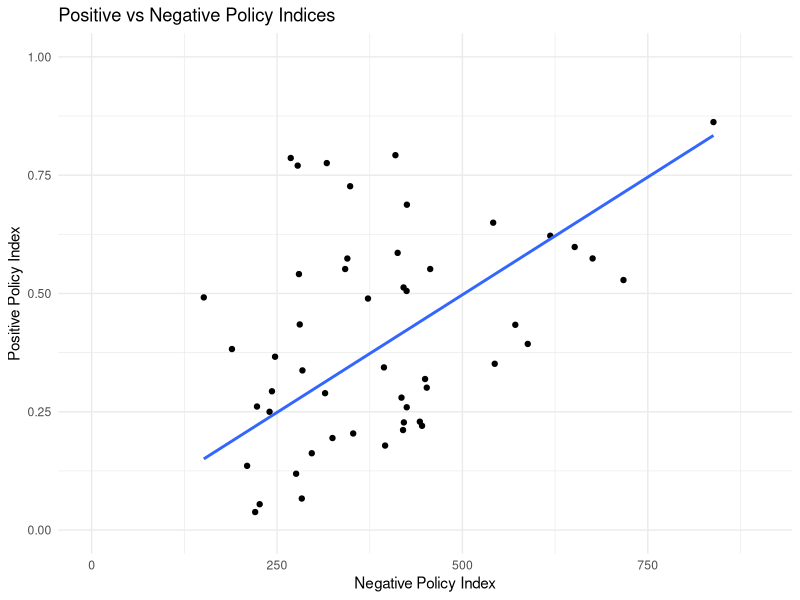
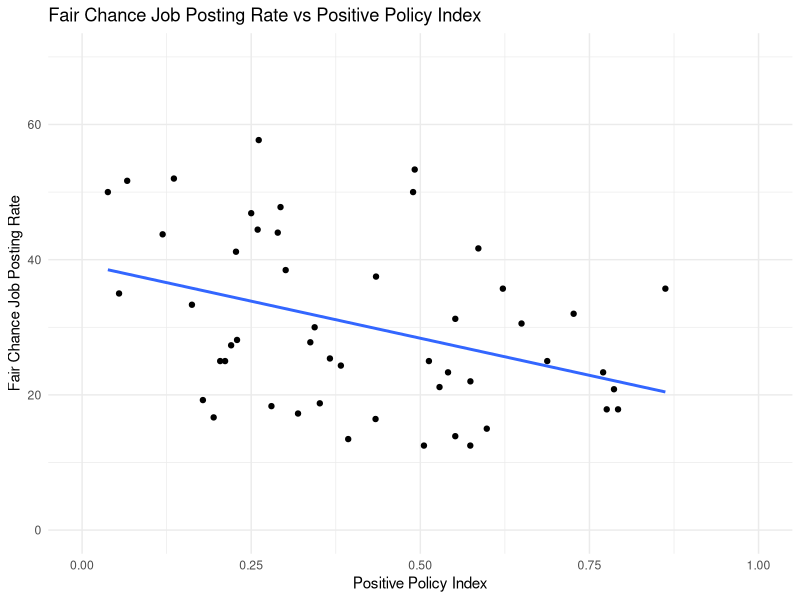
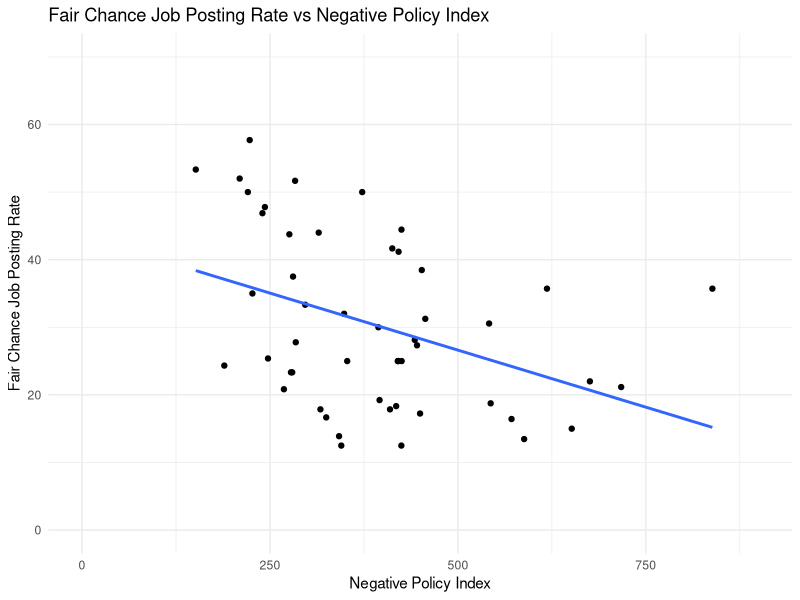

Here is the R script that generated these plots, in order:
## ---- chunk 1
library(ggplot2)
library(dplyr)

# Set parameter to overwrite plots
overwrite_plots = TRUE

# Read in the data
policy_data <- read.csv("../Controls/regression.csv")
employment_data <- read.csv("../Employment/Indeed/indeed-retail-foodservice-fairchance.csv")
validation_employment_data <- read.csv("../Employment/Indeed/indeed-complete-industry.csv")
control_data <- read.csv("../Controls/control_indices.csv")
employment_control_data <- read.csv("../Controls/control-vars-employment.csv")
## ---- chunk 2
policy_data <- policy_data[c("state", "tot_pos_index", "neg_combo_index")] %>%
  rename(state = case_when("State" %in% names(.) ~ "State", TRUE ~ "state")) %>%
  rename(pos_pol_index = tot_pos_index, neg_pol_index = neg_combo_index)

employment_data <- employment_data[c("state", "fair_chance_rate")] %>%
  rename(state = case_when("State" %in% names(.) ~ "State", TRUE ~ "state")) %>%
  rename(original_fair_chance_rate = fair_chance_rate)

validation_employment_data <- validation_employment_data %>%
  group_by(state) %>%
  summarize(
    total_jobs = sum(totalJobs, na.rm = TRUE),
    total_fair_chance_jobs = sum(totalJobs_fairChance, na.rm = TRUE)
  ) %>%
  mutate(validation_fair_chance_rate = (total_fair_chance_jobs / total_jobs) * 1000) %>%
  rename(state = case_when("State" %in% names(.) ~ "State", TRUE ~ "state")) %>%
  select(state, validation_fair_chance_rate)

control_data <- control_data %>%
  rename(state = case_when("State" %in% names(.) ~ "State", TRUE ~ "state")) %>%
  rename_with(
    .cols = -state, # Exclude the "state" column
    .fn = ~ paste0(.x, "_control") # Append "_control" to the column names
  )

# Add columns for original and validation
employment_control_data <- employment_control_data %>%
  mutate(
    original_employment_control = rtrade_employment + arts_employment,
    validation_employment_control = rowSums(select(., construct_employment:arts_employment), na.rm = TRUE)
  ) %>%
  rename(state = case_when("State" %in% names(.) ~ "State", TRUE ~ "state")) %>%
  select(state, original_employment_control, validation_employment_control)

# Sequentially merge all cleaned data frames by "state"
full_data <- policy_data %>%
  full_join(employment_data, by = "state") %>%
  full_join(validation_employment_data, by = "state") %>%
  full_join(control_data, by = "state") %>%
  full_join(employment_control_data, by = "state")

# Remove all objects except "full_data"
rm(list = setdiff(ls(), c("full_data", "overwrite_plots")))
## ---- chunk 3
# Fit the linear models and extract residuals for each variable

# Model for neg_pol_index with original controls
lm_original_neg <- lm(neg_pol_index ~ macroeconomy_control + socioeconomics_control +
               politics_control + diversity_control + original_employment_control,
             data = full_data)
residuals_original_neg <- resid(lm_original_neg)

# Model for pos_pol_index with original controls
lm_original_pos <- lm(pos_pol_index ~ macroeconomy_control + socioeconomics_control +
               politics_control + diversity_control + original_employment_control,
             data = full_data)
residuals_original_pos <- resid(lm_original_pos)

# Model for original_fair_chance_rate
lm_original_fair <- lm(original_fair_chance_rate ~ macroeconomy_control + socioeconomics_control +
                         politics_control + diversity_control + original_employment_control,
                       data = full_data)
residuals_original_fair <- resid(lm_original_fair)

# Model for neg_pol_index with validation controls
lm_validation_neg <- lm(neg_pol_index ~ macroeconomy_control + socioeconomics_control +
               politics_control + diversity_control + validation_employment_control,
             data = full_data)
residuals_validation_neg <- resid(lm_validation_neg)

# Model for pos_pol_index with validation controls
lm_validation_pos <- lm(pos_pol_index ~ macroeconomy_control + socioeconomics_control +
               politics_control + diversity_control + validation_employment_control,
             data = full_data)
residuals_validation_pos <- resid(lm_validation_pos)

# Model for validation_fair_chance_rate
lm_validation_fair <- lm(validation_fair_chance_rate ~ macroeconomy_control + socioeconomics_control +
                           politics_control + diversity_control + validation_employment_control,
                         data = full_data)
residuals_validation_fair <- resid(lm_validation_fair)

# Create the residuals data frame
residuals <- data.frame(
  state = full_data$state,
  original_neg_pol_index = residuals_original_neg,
  original_pos_pol_index = residuals_original_pos,
  original_fair_chance_rate = residuals_original_fair,
  validation_neg_pol_index = residuals_validation_neg,
  validation_pos_pol_index = residuals_validation_pos,
  validation_fair_chance_rate = residuals_validation_fair
)

# Remove all objects except "full_data" and "residuals"
rm(list = setdiff(ls(), c("full_data", "residuals", "overwrite_plots")))
## ---- chunk 4
# Create a scatter plot of positive policy vs negative policy
plot_pos_vs_neg <- ggplot(full_data, aes(x = neg_pol_index, y = pos_pol_index)) +
  geom_point() +
  geom_smooth(method = "lm", formula = y ~ 0 + x, se = FALSE) +
  labs(
    title = "Positive vs Negative Policy Indices",
    x = "Negative Policy Index",
    y = "Positive Policy Index"
  ) +
  xlim(0, 900) +
  ylim(0, 1) +
  theme_minimal()

if (overwrite_plots) {
  pdf("scatter_pos_neg.pdf")
  print(plot_pos_vs_neg)
  dev.off()
}

print(plot_pos_vs_neg)
## ---- chunk 5
# Perform a correlation analysis
correlation_result <- cor.test(
  full_data$neg_pol_index,
  full_data$pos_pol_index,
  method = "pearson"
)

# Print the correlation result
print(correlation_result)
## ---- chunk 6
custom_correlation_test <- function(x, y, df_reduction) {
  # Remove rows with missing values in x or y
  complete_cases <- complete.cases(x, y)
  x <- x[complete_cases]
  y <- y[complete_cases]
  
  # Number of observations
  n <- length(x)
  
  # Compute Pearson correlation coefficient
  r <- cor(x, y, method = "pearson")
  
  # Adjusted degrees of freedom
  df <- n - 2 - df_reduction
  
  # Compute the t-statistic
  t_stat <- r * sqrt(df / (1 - r^2))
  
  # Compute the p-value for the two-tailed test
  p_value <- 2 * pt(-abs(t_stat), df)
  
  # Compute 95% confidence intervals for r
  alpha <- 0.05
  z <- qt(1 - alpha / 2, df)
  ci_lower <- tanh(atanh(r) - z * sqrt(1 / (df - 1)))
  ci_upper <- tanh(atanh(r) + z * sqrt(1 / (df - 1)))
  
  # Return results as a list
  return(list(
    correlation = r,
    degrees_of_freedom = df,
    t_statistic = t_stat,
    p_value = p_value,
    confidence_interval = c(ci_lower, ci_upper)
  ))
}

## ---- chunk 7

# Number of predictors used in the models
df_reduction <- 5

# Call the custom correlation test
result <- custom_correlation_test(
  residuals$original_neg_pol_index,
  residuals$original_pos_pol_index,
  df_reduction
)

# Print the results
cat("Custom Correlation Analysis of Residuals:\n")
cat("Correlation Coefficient (r):", result$correlation, "\n")
cat("Adjusted Degrees of Freedom (df):", result$degrees_of_freedom, "\n")
cat("t-Statistic:", result$t_statistic, "\n")
cat("p-value:", result$p_value, "\n")
cat("95% Confidence Interval: [", result$confidence_interval[1], ",", result$confidence_interval[2], "]\n")

## ---- chunk 8
# Perform a correlation analysis
correlation_result <- cor.test(
  residuals$original_neg_pol_index,
  residuals$original_pos_pol_index,
  method = "pearson"
)

# Print the correlation result
print(correlation_result)
## ---- chunk 9

# Fit linear models for original_fair_chance_rate
lm_original_fair_pos <- lm(original_fair_chance_rate ~ pos_pol_index, data = full_data)
lm_original_fair_neg <- lm(original_fair_chance_rate ~ neg_pol_index, data = full_data)

# Fit linear models for validation_fair_chance_rate
lm_validation_fair_pos <- lm(validation_fair_chance_rate ~ pos_pol_index, data = full_data)
lm_validation_fair_neg <- lm(validation_fair_chance_rate ~ neg_pol_index, data = full_data)

# Summarize results for original_fair_chance_rate
cat("Model: original_fair_chance_rate ~ pos_pol_index\n")
summary(lm_original_fair_pos)

cat("\nModel: original_fair_chance_rate ~ neg_pol_index\n")
summary(lm_original_fair_neg)

# Summarize results for validation_fair_chance_rate
cat("\nModel: validation_fair_chance_rate ~ pos_pol_index\n")
summary(lm_validation_fair_pos)

cat("\nModel: validation_fair_chance_rate ~ neg_pol_index\n")
summary(lm_validation_fair_neg)

## ---- chunk 10

# Fit linear models for residuals$original_fair_chance_rate
lm_residuals_original_fair_pos <- lm(original_fair_chance_rate ~ original_pos_pol_index, data = residuals)
lm_residuals_original_fair_neg <- lm(original_fair_chance_rate ~ original_neg_pol_index, data = residuals)

# Fit linear models for residuals$validation_fair_chance_rate
lm_residuals_validation_fair_pos <- lm(validation_fair_chance_rate ~ original_pos_pol_index, data = residuals)
lm_residuals_validation_fair_neg <- lm(validation_fair_chance_rate ~ original_neg_pol_index, data = residuals)

# Summarize results for residuals$original_fair_chance_rate
cat("Model: residuals$original_fair_chance_rate ~ residuals$original_pos_pol_index\n")
summary(lm_residuals_original_fair_pos)

cat("\nModel: residuals$original_fair_chance_rate ~ residuals$original_neg_pol_index\n")
summary(lm_residuals_original_fair_neg)

# Summarize results for residuals$validation_fair_chance_rate
cat("\nModel: residuals$validation_fair_chance_rate ~ residuals$original_pos_pol_index\n")
summary(lm_residuals_validation_fair_pos)

cat("\nModel: residuals$validation_fair_chance_rate ~ residuals$original_neg_pol_index\n")
summary(lm_residuals_validation_fair_neg)


## ---- chunk 11

# Calculate the median Positive Policy Index
median_pos_pol_index <- median(full_data$pos_pol_index, na.rm = TRUE)

# Find the state(s) closest to the median Positive Policy Index
closest_pos <- full_data %>%
  mutate(diff_from_median_pos = abs(pos_pol_index - median_pos_pol_index)) %>%
  filter(diff_from_median_pos == min(diff_from_median_pos, na.rm = TRUE)) %>%
  select(state, pos_pol_index)

# Calculate the median Negative Policy Index
median_neg_pol_index <- median(full_data$neg_pol_index, na.rm = TRUE)

# Find the state(s) closest to the median Negative Policy Index
closest_neg <- full_data %>%
  mutate(diff_from_median_neg = abs(neg_pol_index - median_neg_pol_index)) %>%
  filter(diff_from_median_neg == min(diff_from_median_neg, na.rm = TRUE)) %>%
  select(state, neg_pol_index)

# Print results
cat("Median Positive Policy Index:", median_pos_pol_index, "\n")
cat("State(s) closest to the median Positive Policy Index:\n")
print(closest_pos)

cat("\nMedian Negative Policy Index:", median_neg_pol_index, "\n")
cat("State(s) closest to the median Negative Policy Index:\n")
print(closest_neg)


## ---- chunk 12

# Calculate the median Positive Policy Index
median_pos_pol_index <- median(full_data$pos_pol_index, na.rm = TRUE)

# Find the state(s) closest to the median Positive Policy Index
closest_to_median <- full_data %>%
  mutate(diff_from_median = abs(pos_pol_index - median_pos_pol_index)) %>%
  filter(diff_from_median == min(diff_from_median, na.rm = TRUE)) %>%
  select(state, pos_pol_index)

# Calculate the 10th and 90th percentiles of the Positive Policy Index
percentile_10 <- quantile(full_data$pos_pol_index, 0.10, na.rm = TRUE)
percentile_90 <- quantile(full_data$pos_pol_index, 0.90, na.rm = TRUE)

# Find the states closest to the 10th and 90th percentiles
closest_to_10th <- full_data %>%
  mutate(diff_from_10th = abs(pos_pol_index - percentile_10)) %>%
  filter(diff_from_10th == min(diff_from_10th, na.rm = TRUE)) %>%
  select(state, pos_pol_index)

closest_to_90th <- full_data %>%
  mutate(diff_from_90th = abs(pos_pol_index - percentile_90)) %>%
  filter(diff_from_90th == min(diff_from_90th, na.rm = TRUE)) %>%
  select(state, pos_pol_index)

# Extract the slope from the linear model
slope <- coef(lm_original_fair_pos)["pos_pol_index"]

# Calculate the difference in Fair Chance Job Posting Rate for the 10th to 90th percentile
rate_change <- (percentile_90 - percentile_10) * slope # Use the extracted slope

# Print results
cat("Median Positive Policy Index:", median_pos_pol_index, "\n")
cat("State(s) closest to the median Positive Policy Index:\n")
print(closest_to_median)

cat("\n10th Percentile of Positive Policy Index:", percentile_10, "\n")
cat("State(s) closest to the 10th Percentile:\n")
print(closest_to_10th)

cat("\n90th Percentile of Positive Policy Index:", percentile_90, "\n")
cat("State(s) closest to the 90th Percentile:\n")
print(closest_to_90th)

cat("\nEstimated decrease in Fair Chance Job Posting Rate from 10th to 90th Percentile:", rate_change, "per 1,000 jobs\n")


## ---- chunk 13

# Calculate the median Positive Policy Index
median_neg_pol_index <- median(full_data$neg_pol_index, na.rm = TRUE)

# Find the state(s) closest to the median Positive Policy Index
closest_to_median <- full_data %>%
  mutate(diff_from_median = abs(neg_pol_index - median_neg_pol_index)) %>%
  filter(diff_from_median == min(diff_from_median, na.rm = TRUE)) %>%
  select(state, neg_pol_index)

# Calculate the 10th and 90th percentiles of the Positive Policy Index
percentile_10 <- quantile(full_data$neg_pol_index, 0.10, na.rm = TRUE)
percentile_90 <- quantile(full_data$neg_pol_index, 0.90, na.rm = TRUE)

# Find the states closest to the 10th and 90th percentiles
closest_to_10th <- full_data %>%
  mutate(diff_from_10th = abs(neg_pol_index - percentile_10)) %>%
  filter(diff_from_10th == min(diff_from_10th, na.rm = TRUE)) %>%
  select(state, neg_pol_index)

closest_to_90th <- full_data %>%
  mutate(diff_from_90th = abs(neg_pol_index - percentile_90)) %>%
  filter(diff_from_90th == min(diff_from_90th, na.rm = TRUE)) %>%
  select(state, neg_pol_index)

# Extract the slope from the linear model
slope <- coef(lm_original_fair_neg)["neg_pol_index"]

# Calculate the difference in Fair Chance Job Posting Rate for the 10th to 90th percentile
rate_change <- (percentile_90 - percentile_10) * slope # Use the extracted slope

# Print results
cat("Median Negative Policy Index:", median_pos_pol_index, "\n")
cat("State(s) closest to the median Negative Policy Index:\n")
print(closest_to_median)

cat("\n10th Percentile of Negative Policy Index:", percentile_10, "\n")
cat("State(s) closest to the 10th Percentile:\n")
print(closest_to_10th)

cat("\n90th Percentile of Negative Policy Index:", percentile_90, "\n")
cat("State(s) closest to the 90th Percentile:\n")
print(closest_to_90th)

cat("\nEstimated decrease in Fair Chance Job Posting Rate from 10th to 90th Percentile:", rate_change, "per 1,000 jobs\n")


## ---- chunk 14
# Define the raw increase in job posting rate
raw_increase <- 12.31

# Calculate the average baseline fair chance job posting rate
baseline_rate <- mean(full_data$original_fair_chance_rate, na.rm = TRUE)

# Calculate the relative increase as a percentage
relative_increase <- (raw_increase / baseline_rate) * 100

# Print results
cat("Raw increase in fair chance job postings per 1,000 jobs:", raw_increase, "\n")
cat("Baseline fair chance job posting rate per 1,000 jobs:", baseline_rate, "\n")
cat("Relative increase in fair chance job posting rate:", relative_increase, "%\n")

## ---- chunk 15
# Create a scatter plot of positive policy index vs fair chance job posting rate
plot_pos_vs_fairchance_rate <- ggplot(full_data, aes(x = pos_pol_index, y = original_fair_chance_rate)) +
  geom_point() +
  geom_smooth(method = "lm", se = FALSE) +
  labs(
    title = "Fair Chance Job Posting Rate vs Positive Policy Index",
    x = "Positive Policy Index",
    y = "Fair Chance Job Posting Rate"
  ) +
  xlim(0, 1) +
  ylim(0, 70) +
  theme_minimal()

if (overwrite_plots) {
  # Save plot as PDF
  pdf("scatter_pos_fairchance.pdf")
  print(plot_pos_vs_fairchance_rate)
  dev.off()
  
  # Save plot as PNG
  ggsave("scatter_pos_fairchance.png", plot = plot_pos_vs_fairchance_rate, width = 8, height = 6)

}
print(plot_pos_vs_fairchance_rate)

## ---- chunk 16
# Create a scatter plot of negative policy index vs fair chance job posting rate
plot_neg_vs_fairchance_rate <- ggplot(full_data, aes(x = neg_pol_index, y = original_fair_chance_rate)) +
  geom_point() +
  geom_smooth(method = "lm", se = FALSE) +
  labs(
    title = "Fair Chance Job Posting Rate vs Negative Policy Index",
    x = "Negative Policy Index",
    y = "Fair Chance Job Posting Rate"
  ) +
  xlim(0, 900) +
  ylim(0, 70) +
  theme_minimal()

if (overwrite_plots) {
  # Save plot as PDF
  pdf("scatter_neg_fairchance.pdf")
  print(plot_neg_vs_fairchance_rate)
  dev.off()
  
  # Save plot as PNG
    ggsave("scatter_neg_fairchance.png", plot = plot_neg_vs_fairchance_rate, width = 8, height = 6)

}
print(plot_neg_vs_fairchance_rate)
## ---- chunk 17
# Linear model for original_fair_chance_rate
lm_original <- lm(
  original_fair_chance_rate ~ pos_pol_index + neg_pol_index +
    macroeconomy_control + socioeconomics_control +
    politics_control + diversity_control +
    original_employment_control,
  data = full_data
)

# Summary of the model for original_fair_chance_rate
cat("Model: original_fair_chance_rate\n")
summary(lm_original)

# Linear model for validation_fair_chance_rate
lm_validation <- lm(
  validation_fair_chance_rate ~ pos_pol_index + neg_pol_index +
    macroeconomy_control + socioeconomics_control +
    politics_control + diversity_control +
    validation_employment_control,
  data = full_data
)

# Summary of the model for validation_fair_chance_rate
cat("\nModel: validation_fair_chance_rate\n")
summary(lm_validation)


## ---- chunk 18
# Create binary variables for "above or below average" for each measure (Positive Policy Index)
policy_above_avg_pos <- ifelse(residuals$original_pos_pol_index > 0, "Above Avg", "Below Avg")
employment_above_avg <- ifelse(residuals$original_fair_chance_rate > 0, "Above Avg", "Below Avg")

# Create a contingency table based on the two categorical variables (Positive Policy Index)
contingency_table_pos <- table(policy_above_avg_pos, employment_above_avg)

# Print the contingency table (Positive Policy Index)
print(contingency_table_pos)

# Run the chi-square test of independence (Positive Policy Index)
chi_squared_result_pos <- chisq.test(contingency_table_pos)

# Print the test result (Positive Policy Index)
print(chi_squared_result_pos)
## ---- chunk 19
# Create binary variables for "above or below average" for each measure (Negative Policy Index)
policy_above_avg_neg <- ifelse(residuals$original_neg_pol_index > 0, "Above Avg", "Below Avg")
employment_above_avg <- ifelse(residuals$original_fair_chance_rate > 0, "Above Avg", "Below Avg")

# Create a contingency table based on the two categorical variables (Negative Policy Index)
contingency_table_neg <- table(policy_above_avg_neg, employment_above_avg)

# Print the contingency table (Negative Policy Index)
print(contingency_table_neg)

# Run the chi-square test of independence (Negative Policy Index)
chi_squared_result_neg <- chisq.test(contingency_table_neg)

# Print the test result (Negative Policy Index)
print(chi_squared_result_neg)
## ---- chunk 20
# Compute summary statistics for original and validation fair chance rates
summary_stats <- summary(full_data[c("original_fair_chance_rate", "validation_fair_chance_rate")])

# Compute correlation between original and validation fair chance rates
# Perform correlational analysis with significance testing
correlation_analysis <- cor.test(
  full_data$original_fair_chance_rate,
  full_data$validation_fair_chance_rate,
  method = "pearson", # Pearson correlation
)

# Print results
cat("Summary Statistics:\n")
print(summary_stats)

cat("\nCorrelation Analysis:\n")
cat("Correlation Coefficient (r):", correlation_analysis$estimate, "\n")
cat("t-Statistic:", correlation_analysis$statistic, "\n")
cat("Degrees of Freedom:", correlation_analysis$parameter, "\n")
cat("p-Value:", correlation_analysis$p.value, "\n")
cat("95% Confidence Interval:", correlation_analysis$conf.int, "\n")
